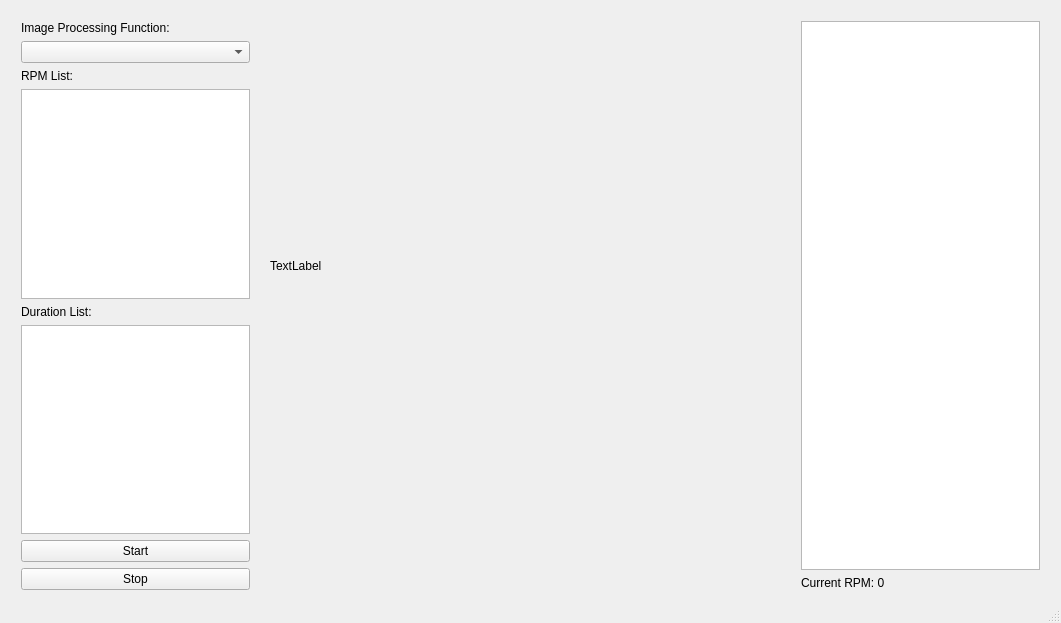
<?xml version="1.0" encoding="UTF-8"?>
<ui version="4.0">
 <class>MainWindow</class>
 <widget class="QMainWindow" name="MainWindow">
  <property name="geometry">
   <rect>
    <x>0</x>
    <y>0</y>
    <width>1061</width>
    <height>623</height>
   </rect>
  </property>
  <property name="windowTitle">
   <string>MainWindow</string>
  </property>
  <widget class="QWidget" name="centralWidget">
   <widget class="QWidget" name="verticalLayoutWidget">
    <property name="geometry">
     <rect>
      <x>10</x>
      <y>10</y>
      <width>251</width>
      <height>591</height>
     </rect>
    </property>
    <layout class="QVBoxLayout" name="verticalLayout">
     <item>
      <widget class="QLabel" name="label_3">
       <property name="text">
        <string>Image Processing Function:</string>
       </property>
      </widget>
     </item>
     <item>
      <widget class="QComboBox" name="functionPicker"/>
     </item>
     <item>
      <widget class="QLabel" name="label">
       <property name="text">
        <string>RPM List:</string>
       </property>
      </widget>
     </item>
     <item>
      <widget class="QTextEdit" name="rpmTextEdit"/>
     </item>
     <item>
      <widget class="QLabel" name="label_2">
       <property name="text">
        <string>Duration List:</string>
       </property>
      </widget>
     </item>
     <item>
      <widget class="QTextEdit" name="durationTextEdit"/>
     </item>
     <item>
      <widget class="QPushButton" name="startButton">
       <property name="enabled">
        <bool>true</bool>
       </property>
       <property name="text">
        <string>Start</string>
       </property>
      </widget>
     </item>
     <item>
      <widget class="QPushButton" name="stopButton">
       <property name="text">
        <string>Stop</string>
       </property>
      </widget>
     </item>
    </layout>
   </widget>
   <widget class="QWidget" name="verticalLayoutWidget_2">
    <property name="geometry">
     <rect>
      <x>790</x>
      <y>10</y>
      <width>261</width>
      <height>591</height>
     </rect>
    </property>
    <layout class="QVBoxLayout" name="verticalLayout_2">
     <item>
      <widget class="QTextEdit" name="outputTextEdit"/>
     </item>
     <item>
      <widget class="QLabel" name="rpmLabel">
       <property name="text">
        <string>Current RPM: 0</string>
       </property>
      </widget>
     </item>
    </layout>
   </widget>
   <widget class="QLabel" name="imageLabel">
    <property name="geometry">
     <rect>
      <x>270</x>
      <y>10</y>
      <width>511</width>
      <height>511</height>
     </rect>
    </property>
    <property name="text">
     <string>TextLabel</string>
    </property>
   </widget>
  </widget>
  <widget class="QStatusBar" name="statusBar"/>
 </widget>
 <layoutdefault spacing="6" margin="11"/>
 <resources/>
 <connections/>
</ui>
